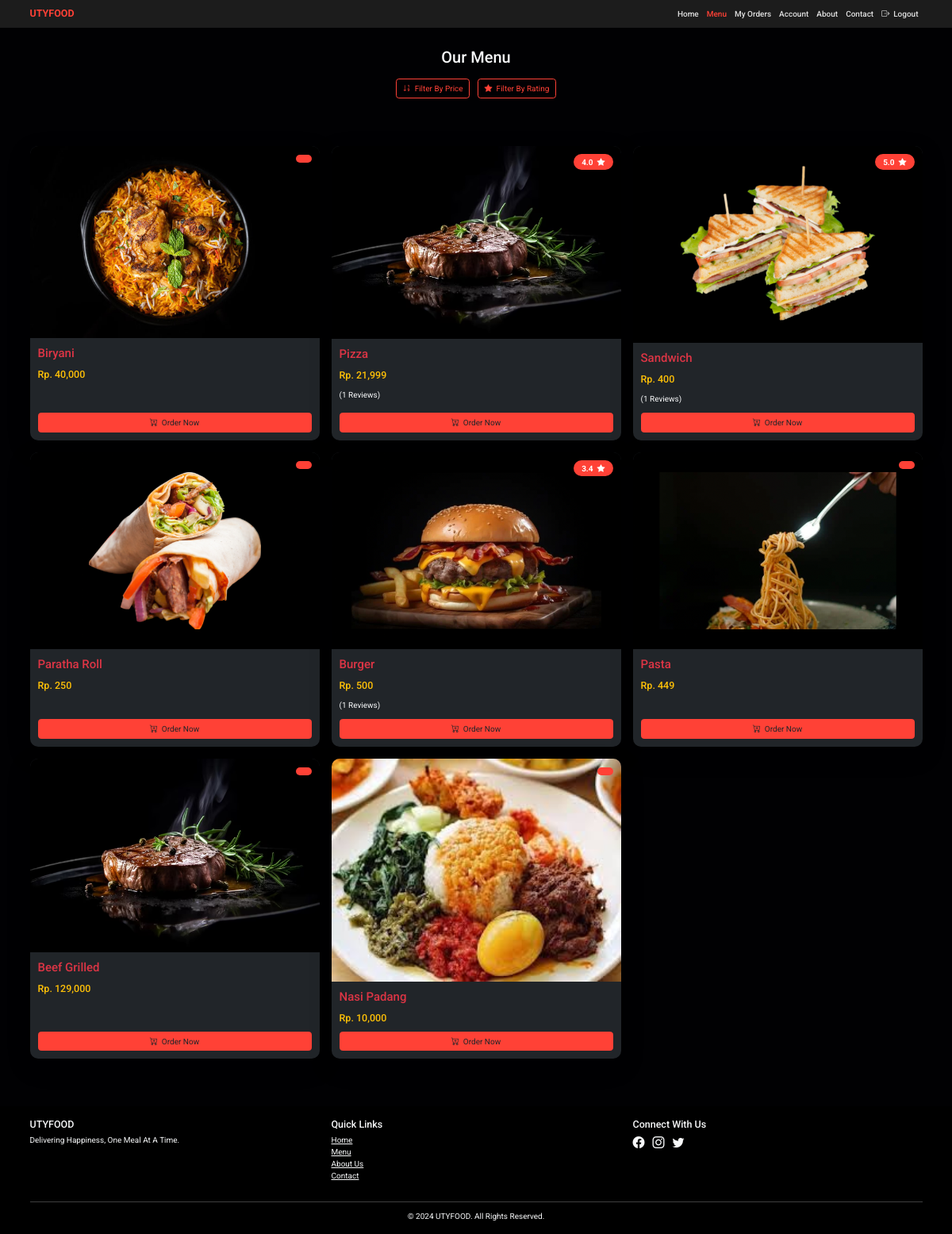
Page /menu (signed in) on the committed database.
### tables this page shows
CREATE TABLE Food
    (
        food_no          INTEGER PRIMARY KEY AUTOINCREMENT ,
        food_image       VARCHAR(300) ,
        food_price       int,
        food_title       VARCHAR (100) ,
        food_description VARCHAR (500) ,
        admin_id         int NOT NULL,
        FOREIGN KEY (ADMIN_ID) REFERENCES ADMIN(ADMIN_ID)
    );

### app.py (the view)
@app.route('/menu')
def menu():
    if "Useremail" and "Userpassword" in session:
        foods = db.returnFoods()
        foodnosAndRates = db.returnAllReviewsRatesAndFoodnos()
        return render_template("menu.html", foods=foods, foodnosAndRates=foodnosAndRates)
    return redirect(url_for('login'))

### database.py (called while the page is built)
    def returnFoods(self):
        query = "SELECT * FROM Food"
        self.cur.execute(query)
        return self.cur.fetchall()

    def returnAllReviewsRatesAndFoodnos(self):
        query = """
        SELECT o.food_no, AVG(r.review_rate) as rate, COUNT(r.review_id) as count
        FROM Reviews r
        JOIN Ordered o ON r.Order_ID = o.Order_Id
        GROUP BY o.food_no
        """
        self.cur.execute(query)
        return self.cur.fetchall()

### templates/menu.html (shortened to what this page needs)
{% extends 'base.html' %}
{% block body %}
    <div class="container my-5 pb-5">
        <div class="text-center mb-5 pt-5 pb-5">
            <h2 class="text-light mb-4">Our Menu</h2>
            <div class="d-flex justify-content-center gap-3">
                <a href="/menu/filterByPrice" class="btn outline-danger">
                    <i class="bi bi-sort-numeric-down me-2"></i>Filter by Price
                </a>
                <a href="/menu/filterByRating" class="btn outline-danger">
                    <i class="bi bi-star-fill me-2"></i>Filter by Rating
                </a>
            </div>
        </div>
        <div class="row g-4">
            {% for food in foods %}
            <div class="col-md-6 col-lg-4">
                <div class="card h-100 bg-dark text-white border-0 rounded-4 shadow-lg overflow-hidden">
                    <div class="position-relative">
                        <img src="/static/images/{{ food[1] }}" class="card-img-top" alt="{{ food[3] }}">
                        <div class="position-absolute top-0 end-0 m-3">
                            <span class="badge danger rounded-pill fs-6 px-3 py-2">
                                {% for foodno, rate, count in foodnosAndRates %}
                                    {% if food[0] == foodno %}
                                        {{ "%.1f"|format(rate) }} <i class="bi bi-star-fill ms-1"></i>
                                    {% endif %}
                                {% endfor %}
                            </span>
                        </div>
                    </div>
                    <div class="card-body d-flex flex-column">
                        <h4 class="card-title text-danger mb-3">{{ food[3] }}</h4>
                        <h5 class="text-warning mb-3">Rp. {{ "{:,}".format(food[2]) }}</h5>
                        {% for foodno, rate, count in foodnosAndRates %}
                            {% if food[0] == foodno %}
                                <p class="card-text text-light">({{ count }} reviews)</p>
                            {% endif %}
                        {% endfor %}
                        <a href="/menu/{{ food[0] }}" class="btn danger mt-auto">
                            <i class="bi bi-cart-plus me-2"></i>Order Now
                        </a>
                    </div>
                </div>
            </div>
            {% endfor %}
        </div>
    </div>
{% endblock body %}

### static/css/style.css (style rules this page uses)
:root { --main-color: #f12424; --black: #13131a; --bg: #010103; --border: .1rem solid rgba(255, 255, 255, .3); --primary-color: #ff4136; --secondary-color: #ffdc00; --bg-dark: #121212; --bg-darker: #1e1e1e; --text-light: #e0e0e0; }
* { margin: 0; padding: 0; font-family: 'Roboto', sans-serif; outline: none; border: none; box-sizing: border-box; text-decoration: none; text-transform: capitalize; transition: .2s linear; }
body { background: var(--bg) }
html { font-size: 62.5%; overflow-x: hidden; scroll-padding-top: 9rem; scroll-behavior: smooth; }
.danger { background-color: var(--primary-color); border-color: var(--primary-color); }
.outline-danger { border-color: var(--primary-color); background-color: transparent; color: var(--primary-color); }
.card { background-color: var(--bg-darker); transition: transform 0.3s ease; box-shadow: 2px 2px 20px black; }

### rows in the picture
Food: food_image (picture), food_title "Biryani", food_price "40,000"
Food: food_image (picture), rate "4.0", food_title "Pizza", food_price "21,999", foodnosAndRates "1"
Food: food_image (picture), rate "5.0", food_title "Sandwich", food_price "400", foodnosAndRates "1"
Food: food_image (picture), food_title "Paratha Roll", food_price "250"
Food: food_image+food_title (picture), rate "3.4", food_title "Burger", food_price "500", foodnosAndRates "1"
Food: food_image (picture), food_title "Pasta", food_price "449"
Food: food_image (picture), food_title "Beef Grilled", food_price "129,000"
Food: food_image (picture), food_title "Nasi Padang", food_price "10,000"
